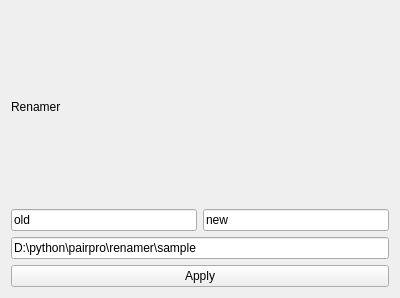
<?xml version="1.0" encoding="UTF-8"?>
<ui version="4.0">
 <class>Form</class>
 <widget class="QWidget" name="Form">
  <property name="geometry">
   <rect>
    <x>0</x>
    <y>0</y>
    <width>400</width>
    <height>298</height>
   </rect>
  </property>
  <property name="windowTitle">
   <string>Form</string>
  </property>
  <layout class="QVBoxLayout" name="verticalLayout">
   <item>
    <widget class="QLabel" name="label">
     <property name="text">
      <string>Renamer</string>
     </property>
    </widget>
   </item>
   <item>
    <layout class="QHBoxLayout" name="horizontalLayout">
     <item>
      <widget class="QLineEdit" name="lineEdit">
       <property name="text">
        <string>old</string>
       </property>
      </widget>
     </item>
     <item>
      <widget class="QLineEdit" name="lineEdit_2">
       <property name="text">
        <string>new</string>
       </property>
      </widget>
     </item>
    </layout>
   </item>
   <item>
    <layout class="QFormLayout" name="formLayout"/>
   </item>
   <item>
    <widget class="QLineEdit" name="lineEdit_3">
     <property name="text">
      <string>D:\python\pairpro\renamer\sample</string>
     </property>
    </widget>
   </item>
   <item>
    <widget class="QPushButton" name="pushButton">
     <property name="text">
      <string>Apply</string>
     </property>
    </widget>
   </item>
  </layout>
 </widget>
 <resources/>
 <connections/>
</ui>
